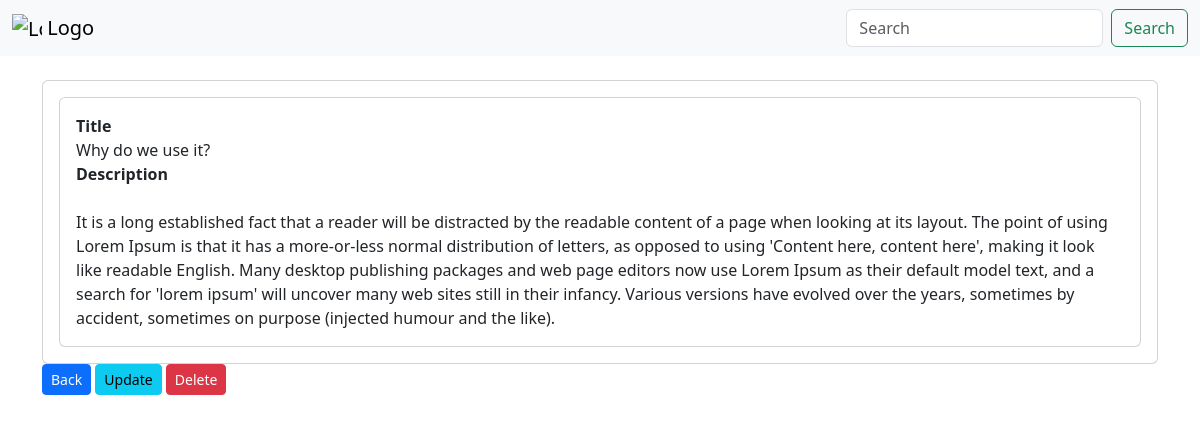
The app's page /todo/2/ with its own data.
### todo/models.py (models this page shows, shortened)
class Todo(models.Model):
    title = models.CharField(max_length=100)
    description = models.TextField(null=True, blank=True)
    completed = models.BooleanField(default=False)
    created_at = models.DateTimeField(auto_now_add=True)
    updated_at = models.DateTimeField(auto_now=True)

### todo/views.py (the view)
# urls.py: path('<int:pk>/', views.TodoDetail, name='todo_detail'),
def TodoDetail(request, pk):
    todo = Todo.objects.get(id=pk)
    context = {
        'todo': todo,
    }
    return render(request, 'todo_detail.html', context)

### todo/templates/todo_detail.html
{% extends 'main.html' %}
{% load static %}
{% block content %}
<br>
<div class="container h-50">
    <div class="col-md-12">
        <div class="card card-body">
                        <div class="col-md">
                            <div class="card card-body">
                                <label for="title"><strong> Title </strong></label>
                                {{ todo.title }}
                                <label for="description"><strong> Description </strong></label> <br>
                                {{ todo.description }}
                            </div>
                        </div>
        </div>
    </div>
                        <td><a class= "btn btn-sm btn-primary" href="{% url 'todo_list' %}"> Back </a></td>
                        <td><a class= "btn btn-sm btn-info" href="{% url 'todo_update' todo.id%}"> Update </a></td>
                        <td><a class= "btn btn-sm btn-danger" href="#"> Delete </a></td>
</div>
{% endblock %}

### todo/static/main.css (style rules this page uses)
body { background-color: #ebeff5; }

### records on screen
Todo: title "Why do we use it?", description "It is a long established fact that a reader will be distracted by the readable content of a page when looking at its layout. The point of using Lorem Ipsum is that it has a more-or-less normal distribution of letters, as opposed to using 'Content here, content here', making it look like readable English. Many desktop publishing packages and web page editors now use Lorem Ipsum as their default model text, and a search for 'lorem ipsum' will uncover many web sites still in their infancy. Various versions have evolved over the years, sometimes by accident, sometimes on purpose (injected humour and the like)."
